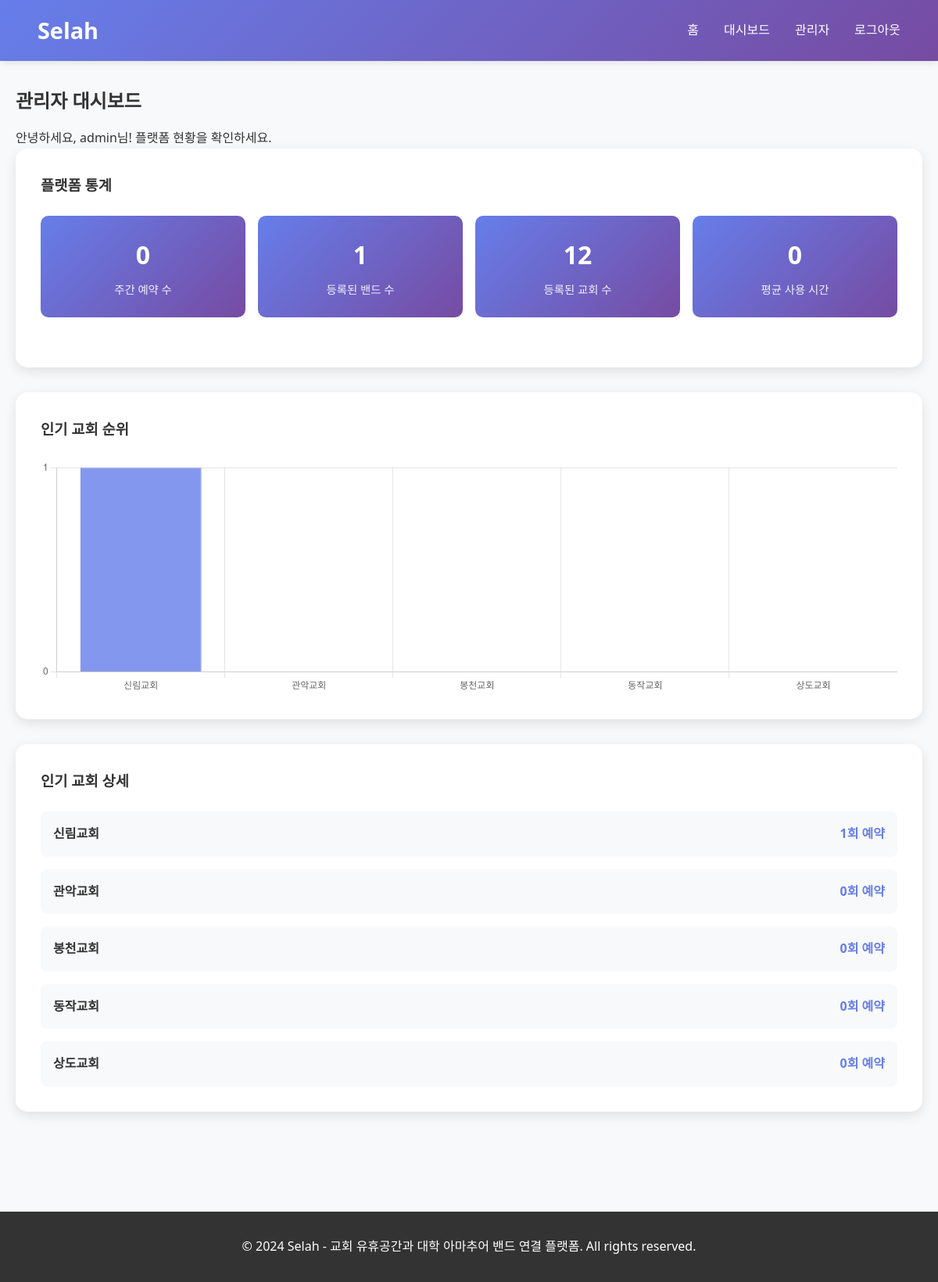
The page /admin (signed in) on the database its author committed.
### tables this page shows
CREATE TABLE churches (
            id INTEGER PRIMARY KEY AUTOINCREMENT,
            name TEXT NOT NULL,
            address TEXT NOT NULL,
            description TEXT,
            capacity INTEGER,
            hourly_rate REAL,
            image_url TEXT,
            contact_phone TEXT,
            contact_email TEXT,
            facilities TEXT,
            location_tag TEXT,
            equipment TEXT
        );

### app.py (the view)
@app.route('/admin')
def admin_dashboard():
    if 'user_id' not in session or not session.get('is_admin'):
        flash('관리자 권한이 필요합니다.')
        return redirect(url_for('login'))
    conn = sqlite3.connect('data.db')
    cursor = conn.cursor()
    cursor.execute('SELECT COUNT(*) FROM bookings WHERE date >= date("now", "-7 days")')
    weekly_bookings = cursor.fetchone()[0]
    cursor.execute('SELECT COUNT(*) FROM users WHERE user_type = "band"')
    total_bands = cursor.fetchone()[0]
    cursor.execute('SELECT COUNT(*) FROM churches')
    total_churches = cursor.fetchone()[0]
    cursor.execute('''
        SELECT c.name, COUNT(b.id) as booking_count
        FROM churches c
        LEFT JOIN bookings b ON c.id = b.church_id
        GROUP BY c.id, c.name
        ORDER BY booking_count DESC
        LIMIT 5
    ''')
    popular_churches = cursor.fetchall()
    cursor.execute('''
        SELECT AVG(CAST((julianday(b.end_time) - julianday(b.start_time)) * 24 AS REAL)) as avg_hours
        FROM bookings b
        WHERE b.date >= date("now", "-30 days")
    ''')
    avg_hours_result = cursor.fetchone()
    avg_hours = avg_hours_result[0] if avg_hours_result[0] else 0
    conn.close()
    stats = {
        'weekly_bookings': weekly_bookings,
        'total_bands': total_bands,
        'total_churches': total_churches,
        'avg_hours': round(avg_hours, 1),
        'popular_churches': popular_churches
    }
    return render_template('admin.html', stats=stats)

### templates/admin.html (shortened to what this page needs)
<!DOCTYPE html>
<html lang="ko">
<head>
    <link rel="stylesheet" href="{{ url_for('static', filename='style.css') }}">
</head>
<body>
    <header>
        <nav>
            <div class="nav-container">
                <h1>Selah</h1>
                <ul class="nav-menu">
                    <li><a href="{{ url_for('home') }}">홈</a></li>
                    <li><a href="{{ url_for('dashboard') }}">대시보드</a></li>
                    <li><a href="{{ url_for('admin_dashboard') }}">관리자</a></li>
                    <li><a href="{{ url_for('logout') }}">로그아웃</a></li>
                </ul>
            </div>
        </nav>
    </header>
    <main>
        <div class="container">
            <div class="admin-dashboard">
                <h2>관리자 대시보드</h2>
                <p>안녕하세요, {{ session.username }}님! 플랫폼 현황을 확인하세요.</p>
                <div class="stats-section">
                    <h3>플랫폼 통계</h3>
                    <div class="stats-grid">
                        <div class="stat-card">
                            <h4>{{ stats.weekly_bookings }}</h4>
                            <p>주간 예약 수</p>
                        </div>
                        <div class="stat-card">
                            <h4>{{ stats.total_bands }}</h4>
                            <p>등록된 밴드 수</p>
                        </div>
                        <div class="stat-card">
                            <h4>{{ stats.total_churches }}</h4>
                            <p>등록된 교회 수</p>
                        </div>
                        <div class="stat-card">
                            <h4>{{ stats.avg_hours }}</h4>
                            <p>평균 사용 시간</p>
                        </div>
                    </div>
                </div>
                <div class="stats-section">
                    <h3>인기 교회 순위</h3>
                    <div class="chart-container">
                        <canvas id="popularChurchesChart"></canvas>
                    </div>
                </div>
                <div class="stats-section">
                    <h3>인기 교회 상세</h3>
                    <div class="popular-churches">
                        {% for church in stats.popular_churches %}
                        <div class="church-stat">
                            <span class="church-name">{{ church[0] }}</span>
                            <span class="booking-count">{{ church[1] }}회 예약</span>
                        </div>
                        {% endfor %}
                    </div>
                </div>
            </div>
        </div>
    </main>
    <footer>
        <div class="container">
            <p>&copy; 2024 Selah - 교회 유휴공간과 대학 아마추어 밴드 연결 플랫폼. All rights reserved.</p>
        </div>
    </footer>
    <script>
        // 인기 교회 차트
        const ctx = document.getElementById('popularChurchesChart').getContext('2d');
        const popularChurchesData = {{ stats.popular_churches | tojson }};
        new Chart(ctx, {
            type: 'bar',
            data: {
                labels: popularChurchesData.map(church => church[0]),
                datasets: [{
                    label: '예약 횟수',
                    data: popularChurchesData.map(church => church[1]),
                    backgroundColor: 'rgba(102, 126, 234, 0.8)',
                    borderColor: 'rgba(102, 126, 234, 1)',
                    borderWidth: 1
                }]
            },
            options: {
                responsive: true,
                maintainAspectRatio: false,
                scales: {
                    y: {
                        beginAtZero: true,
                        ticks: {
                            stepSize: 1
                        }
                    }
                },
                plugins: {
                    legend: {
                        display: false
                    }
                }
            }
        });
    </script>
</body>
</html>

### static/style.css (style rules this page uses)
* { margin: 0; padding: 0; box-sizing: border-box; }
body { font-family: 'Segoe UI', Tahoma, Geneva, Verdana, sans-serif; line-height: 1.6; color: #333; background-color: #f8f9fa; }
.container { max-width: 1200px; margin: 0 auto; padding: 0 20px; }
header { background: linear-gradient(135deg, #667eea 0%, #764ba2 100%); box-shadow: 0 2px 10px rgba(0,0,0,0.1); position: sticky; top: 0; z-index: 1000; }
.nav-container { display: flex; justify-content: space-between; align-items: center; padding: 1rem 2rem; max-width: 1200px; margin: 0 auto; }
.nav-container h1 { color: white; font-size: 1.8rem; font-weight: 700; margin-left: 1rem; }
.nav-menu { display: flex; list-style: none; gap: 2rem; margin-right: 1rem; }
.nav-menu a { color: white; text-decoration: none; font-weight: 500; transition: color 0.3s ease; }
.admin-dashboard { padding: 2rem 0; }
.admin-dashboard h2 { margin-bottom: 1rem; color: #333; }
.stats-section { background: white; padding: 2rem; border-radius: 15px; box-shadow: 0 5px 15px rgba(0,0,0,0.1); margin-bottom: 2rem; }
.stats-section h3 { margin-bottom: 1.5rem; color: #333; }
.stats-grid { display: grid; grid-template-columns: repeat(auto-fit, minmax(200px, 1fr)); gap: 1rem; margin-bottom: 2rem; }
.stat-card { background: linear-gradient(135deg, #667eea 0%, #764ba2 100%); color: white; padding: 1.5rem; border-radius: 10px; text-align: center; }
.stat-card h4 { font-size: 2rem; margin-bottom: 0.5rem; }
.stat-card p { font-size: 0.9rem; opacity: 0.9; }
.chart-container { height: 300px; margin-top: 1rem; }
.popular-churches { display: flex; flex-direction: column; gap: 1rem; }
.church-stat { display: flex; justify-content: space-between; align-items: center; padding: 1rem; background: #f8f9fa; border-radius: 8px; }
.church-name { font-weight: 600; color: #333; }
.booking-count { color: #667eea; font-weight: 600; }
footer { background: #333; color: white; text-align: center; padding: 2rem 0; margin-top: 4rem; }

### rows shown on the page
churches: name "신림교회", church "1"
churches: name "관악교회", church "0"
churches: name "봉천교회", church "0"
churches: name "동작교회", church "0"
churches: name "상도교회", church "0"

### other values the page prints
{{ session.username }} "admin"
{{ stats.weekly_bookings }} "0"
{{ stats.total_bands }} "1"
{{ stats.total_churches }} "12"
{{ stats.avg_hours }} "0"
